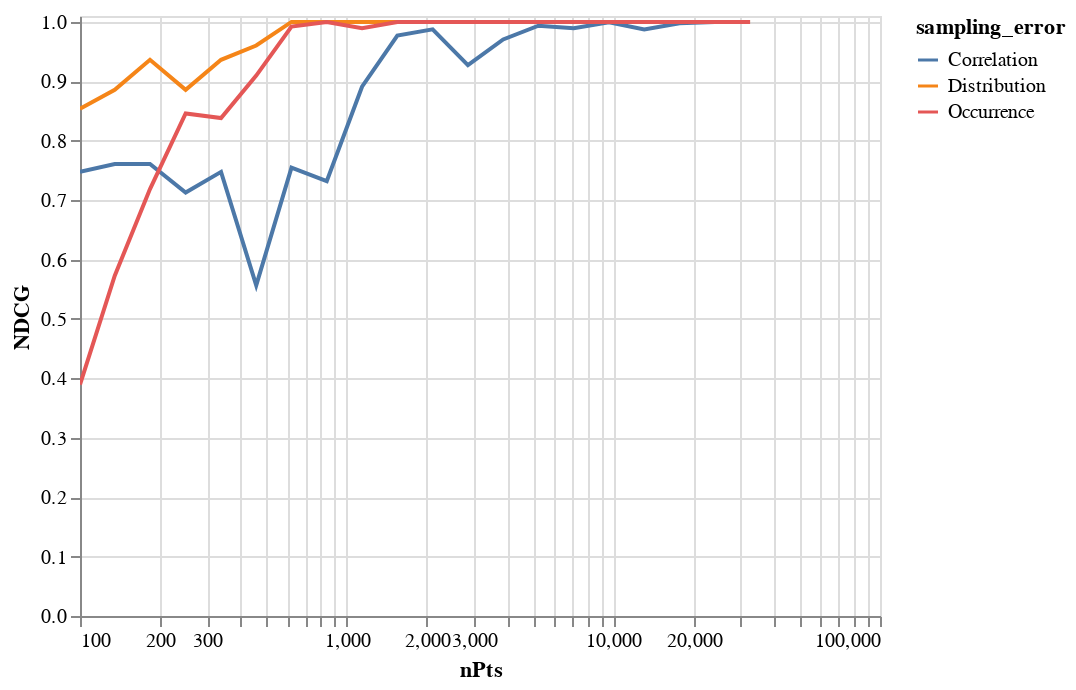

The cell this chart's notebook holds for it:
### Code cell
df=pd.read_csv("../result/sampling_error_census.csv")
alt.Chart(df).mark_line(clip=True).encode(
    x = alt.X("nPts",scale=alt.Scale(type="log")),
    y = alt.Y("NDCG",scale=alt.Scale(domain=(0,1.01))),
    color = "sampling_error"
)

### Figure 1 — Vega-Lite specification as saved in the notebook (floating-point values rounded to 4 significant figures)
{"config": {"view": {"continuousWidth": 400, "continuousHeight": 300}}, "data": {"name": "data-7220fd76c9efb27d2a1e8372674cfeed"}, "mark": {"type": "line", "clip": true}, "encoding": {"color": {"type": "nominal", "field": "sampling_error"}, "x": {"type": "quantitative", "field": "nPts", "scale": {"type": "log"}}, "y": {"type": "quantitative", "field": "NDCG", "scale": {"domain": [0, 1.01]}}}, "$schema": "https://vega.github.io/schema/vega-lite/v4.8.1.json", "datasets": {"data-7220fd76c9efb27d2a1e8372674cfeed": [{"nPts": 100, "sampling_error": "Correlation", "NDCG": 0.7476}, {"nPts": 100, "sampling_error": "Distribution", "NDCG": 0.8538}, {"nPts": 100, "sampling_error": "Occurrence", "NDCG": 0.3895}, {"nPts": 135, "sampling_error": "Correlation", "NDCG": 0.761}, {"nPts": 135, "sampling_error": "Distribution", "NDCG": 0.8857}, {"nPts": 135, "sampling_error": "Occurrence", "NDCG": 0.5728}, {"nPts": 183, "sampling_error": "Correlation", "NDCG": 0.761}, {"nPts": 183, "sampling_error": "Distribution", "NDCG": 0.9363}, {"nPts": 183, "sampling_error": "Occurrence", "NDCG": 0.7187}, {"nPts": 249, "sampling_error": "Correlation", "NDCG": 0.7128}, {"nPts": 249, "sampling_error": "Distribution", "NDCG": 0.8857}, {"nPts": 249, "sampling_error": "Occurrence", "NDCG": 0.846}, {"nPts": 338, "sampling_error": "Correlation", "NDCG": 0.7476}, {"nPts": 338, "sampling_error": "Distribution", "NDCG": 0.9363}, {"nPts": 338, "sampling_error": "Occurrence", "NDCG": 0.8381}, {"nPts": 458, "sampling_error": "Correlation", "NDCG": 0.5565}, {"nPts": 458, "sampling_error": "Distribution", "NDCG": 0.9604}, {"nPts": 458, "sampling_error": "Occurrence", "NDCG": 0.9097}, {"nPts": 621, "sampling_error": "Correlation", "NDCG": 0.7547}, {"nPts": 621, "sampling_error": "Distribution", "NDCG": 1.0}, {"nPts": 621, "sampling_error": "Occurrence", "NDCG": 0.9922}, {"nPts": 842, "sampling_error": "Correlation", "NDCG": 0.7319}, {"nPts": 842, "sampling_error": "Distribution", "NDCG": 1.0}, {"nPts": 842, "sampling_error": "Occurrence", "NDCG": 1.0}, {"nPts": 1142, "sampling_error": "Correlation", "NDCG": 0.891}, {"nPts": 1142, "sampling_error": "Distribution", "NDCG": 1.0}, {"nPts": 1142, "sampling_error": "Occurrence", "NDCG": 0.9895}, {"nPts": 1549, "sampling_error": "Correlation", "NDCG": 0.9771}, {"nPts": 1549, "sampling_error": "Distribution", "NDCG": 1.0}, {"nPts": 1549, "sampling_error": "Occurrence", "NDCG": 1.0}, {"nPts": 2101, "sampling_error": "Correlation", "NDCG": 0.9875}, {"nPts": 2101, "sampling_error": "Distribution", "NDCG": 0.9999}, {"nPts": 2101, "sampling_error": "Occurrence", "NDCG": 1.0}, {"nPts": 2849, "sampling_error": "Correlation", "NDCG": 0.9272}, {"nPts": 2849, "sampling_error": "Distribution", "NDCG": 1.0}, {"nPts": 2849, "sampling_error": "Occurrence", "NDCG": 1.0}, {"nPts": 3863, "sampling_error": "Correlation", "NDCG": 0.9706}, {"nPts": 3863, "sampling_error": "Distribution", "NDCG": 1.0}, {"nPts": 3863, "sampling_error": "Occurrence", "NDCG": 1.0}, {"nPts": 5238, "sampling_error": "Correlation", "NDCG": 0.9937}, {"nPts": 5238, "sampling_error": "Distribution", "NDCG": 1.0}, {"nPts": 5238, "sampling_error": "Occurrence", "NDCG": 1.0}, {"nPts": 7103, "sampling_error": "Correlation", "NDCG": 0.9896}, {"nPts": 7103, "sampling_error": "Distribution", "NDCG": 1.0}, {"nPts": 7103, "sampling_error": "Occurrence", "NDCG": 1.0}, {"nPts": 9631, "sampling_error": "Correlation", "NDCG": 0.9994}, {"nPts": 9631, "sampling_error": "Distribution", "NDCG": 1.0}, {"nPts": 9631, "sampling_error": "Occurrence", "NDCG": 1.0}, {"nPts": 13060, "sampling_error": "Correlation", "NDCG": 0.9873}, {"nPts": 13060, "sampling_error": "Distribution", "NDCG": 1.0}, {"nPts": 13060, "sampling_error": "Occurrence", "NDCG": 1.0}, {"nPts": 17709, "sampling_error": "Correlation", "NDCG": 0.9977}, {"nPts": 17709, "sampling_error": "Distribution", "NDCG": 1.0}, {"nPts": 17709, "sampling_error": "Occurrence", "NDCG": 1.0}, {"nPts": 24013, "sampling_error": "Correlation", "NDCG": 1.0}, {"nPts": 24013, "sampling_error": "Distribution", "NDCG": 1.0}, {"nPts": 24013, "sampling_error": "Occurrence", "NDCG": 1.0}, {"nPts": 32561, "sampling_error": "Correlation", "NDCG": 1.0}, {"nPts": 32561, "sampling_error": "Distribution", "NDCG": 1.0}, {"nPts": 32561, "sampling_error": "Occurrence", "NDCG": 1.0}]}}
